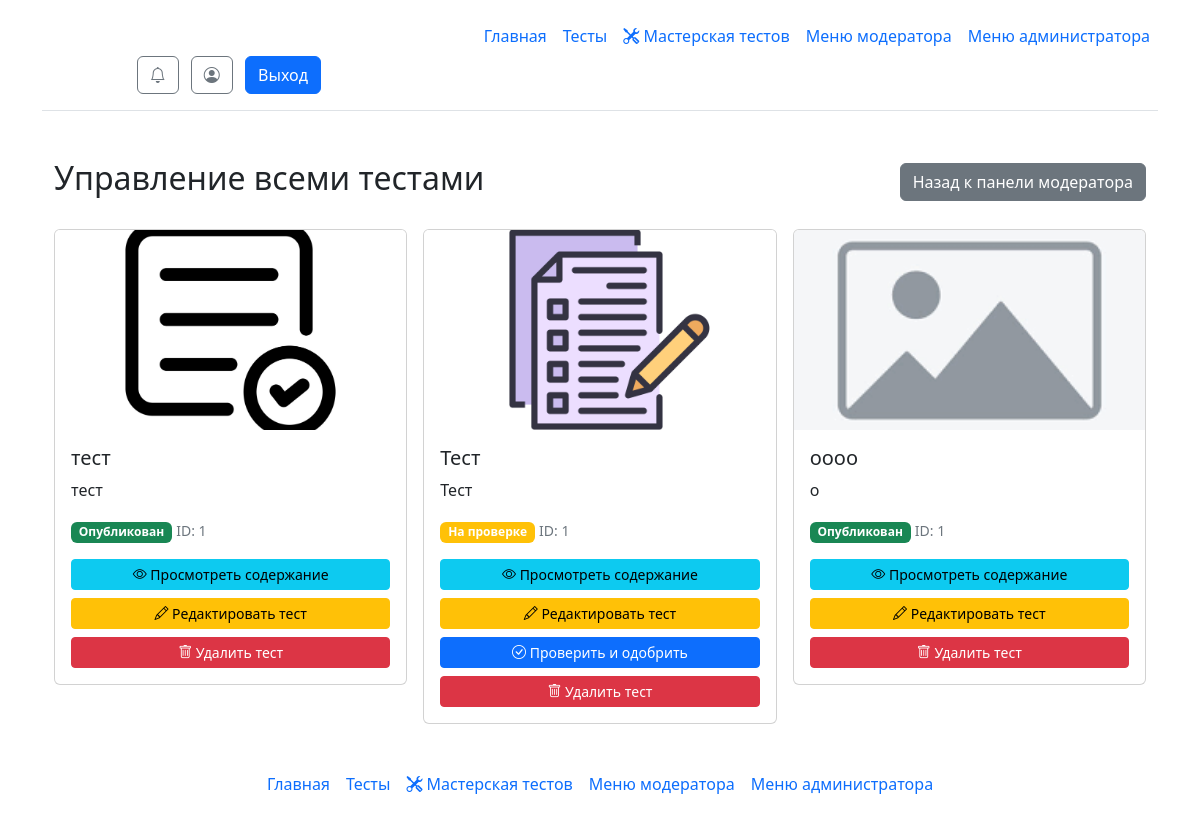
Screenshot of /moderator/manage (signed in) with the database file from the repository.
### models.py (models this page shows)
class Tests(db.Model):
    test_id = db.Column(db.Integer, primary_key=True)
    test_id_creator = db.Column(db.Integer)
    test_name = db.Column(db.String)
    test_description = db.Column(db.String)
    test_status = db.Column(db.Integer)
    test_image = db.Column(db.String)

### routes/moderator.py (the view)
@moderator_bp.route('/moderator/manage')
@login_required
def moderator_manage_tests():
    if current_user.admin <= 1:
        flash("У вас нет доступа к этой странице!", 'danger')
        return redirect("/")
    all_tests = Tests.query.filter(Tests.test_status.in_([1, 2])).all()
    return render_template("moderator_manage.html", tests=all_tests)

### __init__.py (called while the page is built, shortened)
@manager.user_loader
def load_user(user_id):
    return db.session.get(User, user_id)

@app.template_filter('get_unread_notifications_count')
def get_unread_notifications_count(user_id):
    return Notifications.query.filter_by(n_user_id=user_id, n_is_read=False).count()

@app.before_request
def check_must_rate_test():
    excluded_paths = ['/test/', '/static/', '/logout']

### templates/moderator_manage.html (shortened to what this page needs)
{% extends 'base.html' %}
{% block main %}
<div class="container mt-4">
    <div class="d-flex justify-content-between align-items-center mb-4">
        <h2>Управление всеми тестами</h2>
        <a href="/moderator_1" class="btn btn-secondary">Назад к панели модератора</a>
    </div>
    {% if tests %}
    <div class="row g-3">
        {% for test in tests %}
        <div class="col-md-4">
            <div class="card">
                {% if test.test_image %}
                <img src="{{ url_for('static', filename='img/' + test.test_image) }}"
                     class="card-img-top"
                     alt="{{ test.test_name }}"
                     style="height: 200px; object-fit: cover;">
                {% else %}
                <img src="{{ url_for('static', filename='img/placeholder.png') }}"
                     class="card-img-top"
                     alt="Нет изображения"
                     style="height: 200px; object-fit: cover;">
                {% endif %}
                <div class="card-body">
                    <h5 class="card-title">{{ test.test_name|truncate(50) }}</h5>
                    <p class="card-text">{{ test.test_description|truncate(100) }}</p>
                    <div class="mb-3">
                        {% if test.test_status == 1 %}
                        <span class="badge bg-warning">На проверке</span>
                        {% elif test.test_status == 2 %}
                        <span class="badge bg-success">Опубликован</span>
                        {% endif %}
                        <small class="text-muted">ID: {{ test.test_id_creator }}</small>
                    </div>
                    <div class="d-grid gap-2">
                        <a href="{{ url_for('moderator_view_test', test_name=test.test_name) }}"
                           class="btn btn-info btn-sm">
                            <i class="bi bi-eye"></i> Просмотреть содержание
                        </a>
                        <a href="{{ url_for('edit_test', test_id=test.test_id) }}"
                           class="btn btn-warning btn-sm">
                            <i class="bi bi-pencil"></i> Редактировать тест
                        </a>
                        {% if test.test_status == 1 %}
                        <a href="{{ url_for('moderator_review_test', test_name=test.test_name) }}"
                           class="btn btn-primary btn-sm">
                            <i class="bi bi-check-circle"></i> Проверить и одобрить
                        </a>
                        {% endif %}
                        <form method="POST"
                              action="{{ url_for('moderator_delete_any_test', test_name=test.test_name) }}"
                              onsubmit="return confirm('Вы уверены, что хотите удалить тест \'{{ test.test_name }}\'? Это действие нельзя отменить!');"
                              class="d-inline">
                            <button type="submit" class="btn btn-danger btn-sm w-100">
                                <i class="bi bi-trash"></i> Удалить тест
                            </button>
                        </form>
                    </div>
                </div>
            </div>
        </div>
        {% endfor %}
    </div>
    {% else %}
    <div class="alert alert-info" role="alert">
        <i class="bi bi-info-circle"></i>
        Нет тестов для управления.
    </div>
    {% endif %}
</div>
{% endblock %}

### rows the page displays
Tests: test_image (picture), test_name "тест", test_description "тест", test_status "Опубликован", test_id_creator "1"
Tests: test_image (picture), test_name "Тест", test_description "Тест", test_status "На проверке", test_id_creator "1"
Tests: test_name "оооо", test_description "о", test_status "Опубликован", test_id_creator "1"
